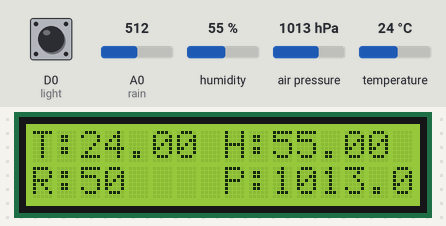
A sketch run on a simulated ESP8266 (NodeMCU). Shown: 16×2 character LCD. Inputs (shaded band) come from the test bench; at power-on: humidity 55 %, A0 (rain) = 512, air pressure 1013 hPa, temperature 24 °C, D0 (light) HIGH. WiFi joins after 1.5 s; servers stay silent unless stated.

Above: at 7.0 s.
7.1 s: humidity set to 22 %
At 9.3 s:
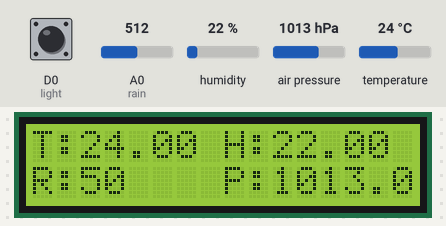
9.6 s: A0 (rain) set to 716
At 10.8 s:
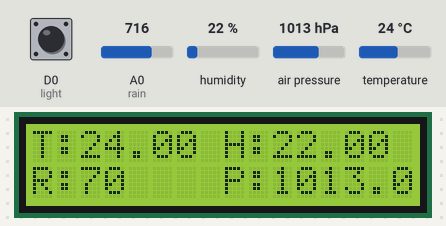
11.1 s: air pressure set to 952 hPa
At 12.3 s:
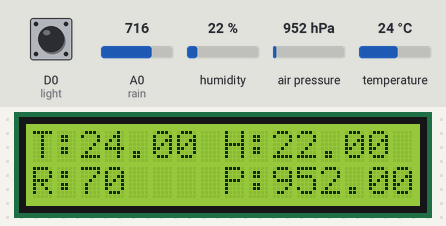
12.6 s: temperature set to 12 °C
At 15.5 s:
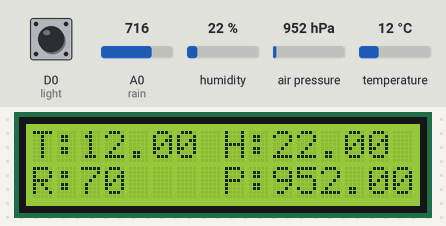
15.9 s: A0 (rain) set to 992
At 17.0 s:
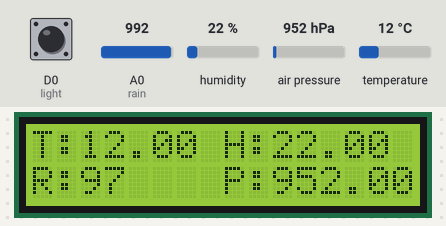
17.4 s: A0 (rain) set to 306
At 18.1 s:
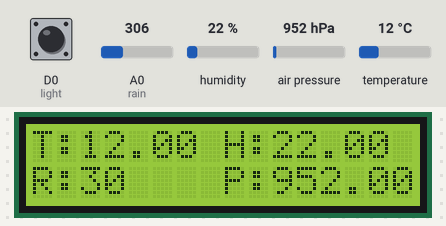
Timing chart, 0 to 19.9 s (numbered marks = the images above; inputs shaded):
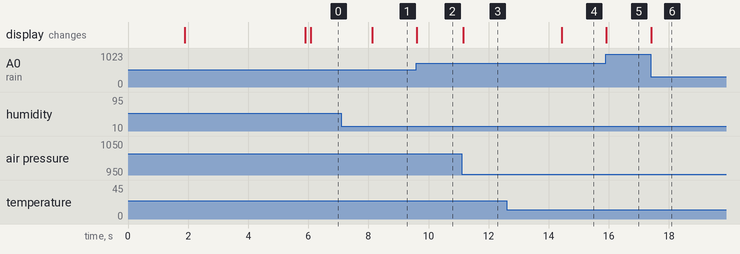

Measured:
- after the input at 7.1 s, the display: changes after 1.0 s (image 1)
- after the input at 9.6 s, the display: changes at once (image 2)
- after the input at 11.1 s, the display: changes after 0.05 s (image 3)
- after the input at 12.6 s, the display: changes after 1.8 s (image 4)
- after the input at 15.9 s, the display: changes at once (image 5)
- after the input at 17.4 s, the display: changes at once (image 6)

The sketch:

Weather_monitoring_new_Blynk.ino
```cpp
//Include the library files
#include <LiquidCrystal_I2C.h>
#define BLYNK_PRINT Serial
#include <ESP8266WiFi.h>
#include <BlynkSimpleEsp8266.h>
#include <DHT.h>
#include <SFE_BMP180.h>

//Initialize the LCD display
LiquidCrystal_I2C lcd(0x27, 16, 2);

// Create an object for the BMP180 sensor
SFE_BMP180 bmp;

char auth[] = "O14OX-79iAx-I5U5M3u0jXpmrgl9ej2V";//Enter your Auth token
char ssid[] = "Vijay_Pro";//Enter your WIFI name
char pass[] = "12345678";//Enter your WIFI password

DHT dht(D3, DHT11);//(sensor pin,sensor type)
BlynkTimer timer;

//Define component pins
#define rain A0
#define light D0

//Create three variables for pressure
double T, P;
char status;

void setup() {
  Serial.begin(9600);
  bmp.begin();
  lcd.init();
  lcd.backlight();
  pinMode(light, INPUT);

  Blynk.begin(auth, ssid, pass, "blynk.cloud", 80);
  dht.begin();

  lcd.setCursor(0, 0);
  lcd.print("Weather Monitor");
  lcd.setCursor(4, 1);
  lcd.print("System");
  delay(4000);
  lcd.clear();

  //Call the functions
  timer.setInterval(100L, DHT11sensor);
  timer.setInterval(100L, rainSensor);
  timer.setInterval(100L, pressure);
  timer.setInterval(100L, LDRsensor);
}

//Get the DHT11 sensor values
void DHT11sensor() {
  float h = dht.readHumidity();
  float t = dht.readTemperature();

  if (isnan(h) || isnan(t)) {
    Serial.println("Failed to read from DHT sensor!");
    return;
  }
  Blynk.virtualWrite(V0, t);
  Blynk.virtualWrite(V1, h);

  lcd.setCursor(0, 0);
  lcd.print("T:");
  lcd.print(t);

  lcd.setCursor(8, 0);
  lcd.print("H:");
  lcd.print(h);

}

//Get the rain sensor values
void rainSensor() {
  int value = analogRead(rain);
  value = map(value, 0, 1024, 0, 100);
  Blynk.virtualWrite(V2, value);

  lcd.setCursor(0, 1);
  lcd.print("R:");
  lcd.print(value);
  lcd.print(" ");
}

//Get the pressure values
void pressure() {
  status =  bmp.startTemperature();
  if (status != 0) {
    delay(status);
    status = bmp.getTemperature(T);

    status = bmp.startPressure(3);// 0 to 3
    if (status != 0) {
      delay(status);
      status = bmp.getPressure(P, T);
      if (status != 0) {

      }
    }
  }

  Blynk.virtualWrite(V3, P);
  lcd.setCursor(8, 1);
  lcd.print("P:");
  lcd.print(P);
}

//Get the LDR sensor values
void LDRsensor() {
  bool value = digitalRead(light);
  if (value == 0) {
    WidgetLED LED(V4);
    LED.on();
  } else {
    WidgetLED LED(V4);
    LED.off();
  }

}

void loop() {
  Blynk.run();//Run the Blynk library
  timer.run();//Run the Blynk timer
}
```
